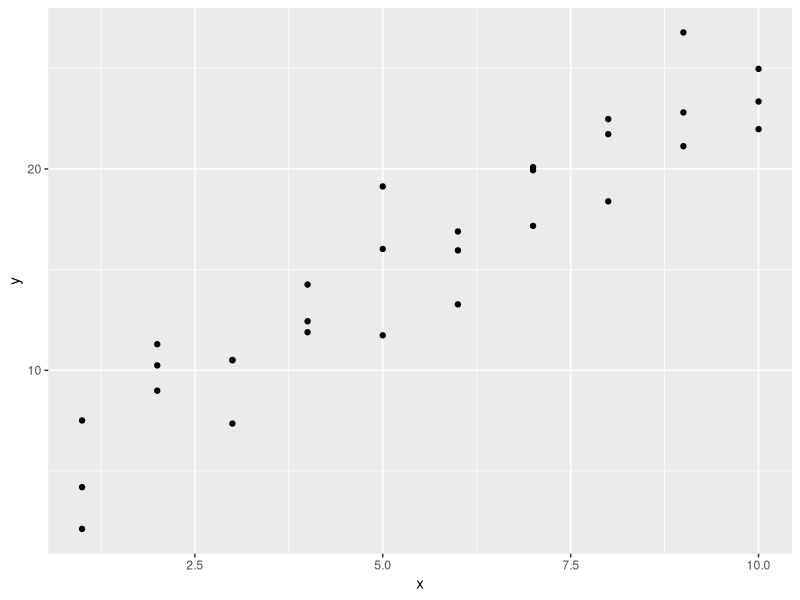
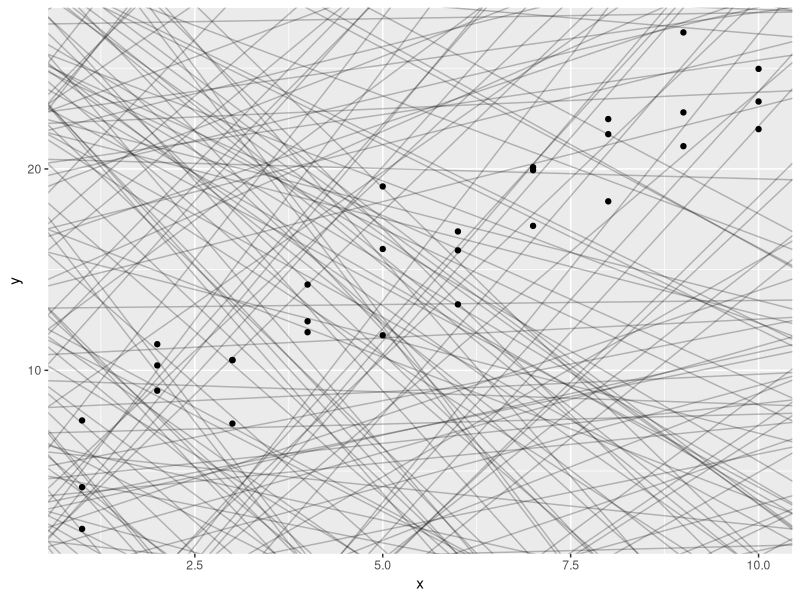
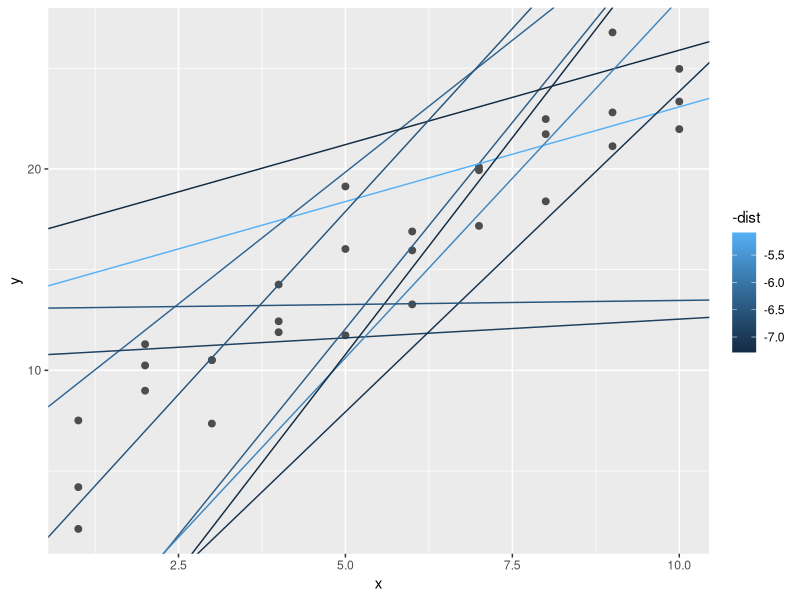
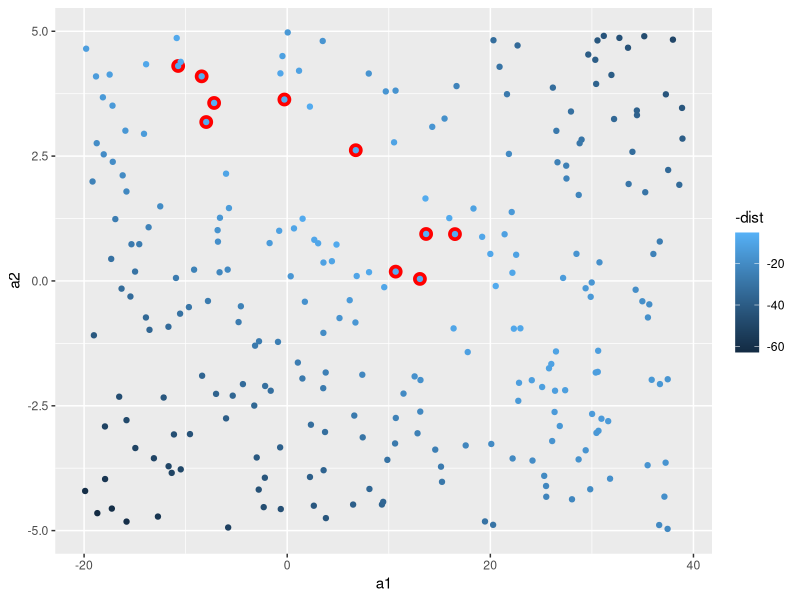
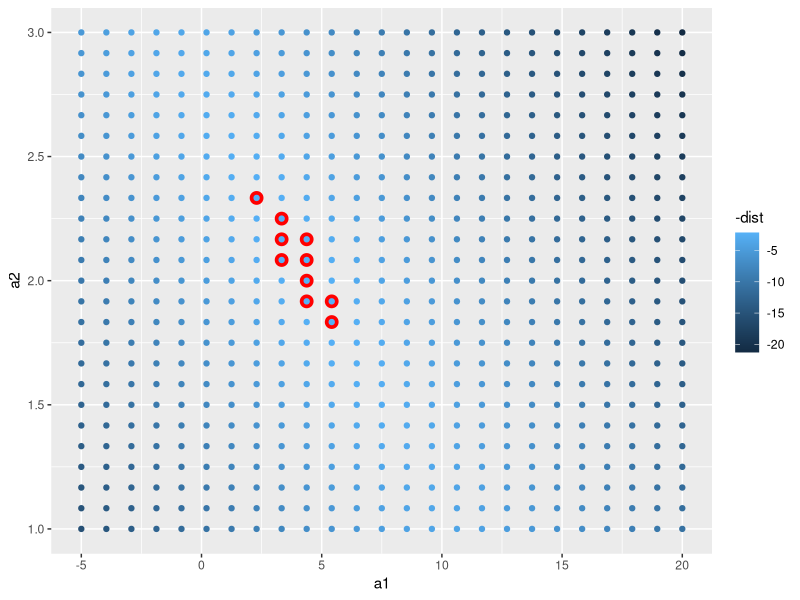
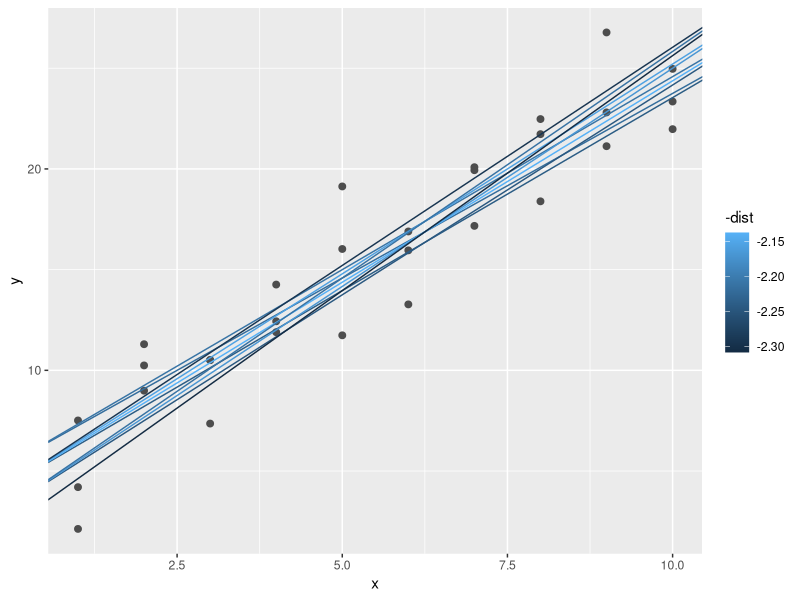

R code for these plots, in order: (Note: this script raises an error after producing the figures.)
library(tidyverse)
library(modelr)
library(purrr)

options(na.action = na.warn)

ggplot(sim1, aes(x,y)) + geom_point()

#randomly generate some models to test
models <- tibble(a1 = runif(250, -20, 40), a2 = runif(250, -5, 5))

#plot all the models generated
ggplot(sim1, aes(x, y )) +
  geom_abline(
    aes(slope = a2, intercept = a1),
    data = models, alpha = 1/4) +
  geom_point()

#create predicted values
model1 <- function(mod, data) {
  data$x * mod[2] + mod[1]
}
model1(c(7, 1.5), sim1)

#measure the distance of the actual value and predicted value
measure_distance <- function(mod, data) {
  diff <- data$y - model1(mod, data)
  sqrt(mean(diff ^ 2))
}
measure_distance(c(7, 1.5), sim1)

#calculate the distance of each observation in each model
sim1_dist <- function(a1, a2) {
  measure_distance(c(a1, a2), sim1)
}

#add the distance to the models
models <- models %>%
  mutate(dist = map2_dbl(a1, a2, sim1_dist))
models

ggplot(sim1, aes(x, y)) +
  geom_point(size = 2, color = "grey30") +
  geom_abline(
    aes(intercept = a1, slope = a2, color = -dist),
    data = filter(models, rank(dist) <= 10)
  )

ggplot(models, aes(a1, a2)) +
  geom_point(
    data = filter(models, rank(dist) <= 10),
    size = 4, color = "red"
  ) +
  geom_point(aes(color = -dist))

grid <- expand.grid(
  a1 = seq(-5, 20, length = 25),
  a2 = seq(1, 3, length = 25)
) %>%
  mutate(dist = map2_dbl(a1, a2, sim1_dist))

grid %>%
  ggplot(aes(a1, a2)) +
  geom_point(data = filter(grid, rank(dist) <= 10),
             size = 4, color = "red") +
  geom_point(aes(color = -dist))

ggplot(sim1, aes(x, y)) +
  geom_point(size = 2, color = "grey30") +
  geom_abline(aes(intercept = a1, slope = a2, color = -dist), 
              data= filter(grid, rank(dist) <= 10))

best <- optim(c(0,0), measure_distance, data = sim1)
best$par
ggplot(sim1, aes(x, y)) +
  geom_point(size = 2, coloer = "grey30") +
  geom_abline(intercept + bst$par[1], slope = best$par[2])

#modeling use lm()
sim1_mod <- lm(y ~ x, sim1)
coef(sim1_mod)
sim1_mod

sim1a <- tibble(x = rep(1:10, each = 3),
                y = x * 1.5 + 6 + rt(length(x), df = 2))
sim1a_mod <- lm(y ~ x, sim1a)
summary(sim1a_mod)
coef(sim1a_mod)

#generate the predicted values
grid <- sim1 %>%
  data_grid(x)
grid %>%
  add_predictions(sim1_mod)
add_predictions(sim1, sim1_mod)

sim_mz <- tibble(x = rep(c(1:2), 5), y = rep(c(3:7), 2), z = c(5:14))
sim_mz_mod <- lm(z ~ x*y, sim_mz)
summary(sim_mz_mod)
coef(sim_mz_mod)
add_predictions(sim_mz, sim_mz_mod)
data_grid(sim1, x, y) %>%
  add_predictions(sim1_mod)

grid <- sim1 %>%
  data_grid(x)
grid <- grid %>%
  add_predictions(sim1_mod)
grid

ggplot(sim1, aes(x)) +
  geom_point(aes(y = y)) +
  geom_line(
    aes(y = pred),
    data = grid,
    color = "red",
    size = 1
  )

#redisuals
sim1_resid <- sim1 %>%
  add_residuals(sim1_mod)
sim1_resid

#understand the spread of residulas
ggplot(sim1_resid, aes(resid)) +
  geom_freqpoly(binwidth = 0.5)

ggplot(sim1_resid, aes(x, resid)) +
  geom_ref_line(h = 0, colour = "blue", size = 1/2) + #add a reference line in te plot
  geom_point()

#use loess() to model
sim1_mod2 <- loess(y ~ x, sim1)
summary(sim1_mod2)
grid <- sim1 %>%
  data_grid(x)
grid <- grid %>%
  add_predictions(sim1_mod2)

ggplot(sim1, aes(x)) +
  geom_point(aes(y = y)) +
  geom_line(data = grid, aes(y = pred), color = "red", size = 3/2)

ggplot(sim1, aes(x, y)) +
  geom_point() +
  geom_smooth()

?gather_predictions #list the perdicted values from different models in different variables
?spread_predictions #list the predicted values from different models in the same variable but different value

?geom_ref_line

df <- tribble(
  ~y, ~x1, ~x2,
  4, 2, 5,
  5, 1, 6
)
model_matrix(df)

sim2
sim2_mod <- lm(y ~ x, data = sim2)
grid <- sim2 %>%
  data_grid(x) %>%
  add_predictions(sim2_mod)
grid
ggplot(sim2, aes(x)) +
  geom_boxplot(aes(y = y), width = (1-0.618)) +
  geom_point(data = grid, aes(y = pred), color = "red", size = 4)

sim3
ggplot(sim3, aes(x1, y)) +
  geom_point(aes(color = x2)) +
  geom_smooth(aes(color = x2))

mod1 <- lm(y ~ x1 + x2, data = sim3)
mod2 <- lm(y ~ x1 * x2, data = sim3)

grid <- sim3 %>%
  data_grid(x1, x2) %>%
  gather_predictions(mod1, mod2)
grid

ggplot(sim3, aes(x1, y, color = x2)) +
  geom_point() +
  geom_line(data = grid, aes(y = pred)) +
  facet_wrap(~ model)

sim3 <- sim3 %>%
  gather_residuals(mod1, mod2)
sim3
ggplot(sim3, aes(x1, resid, color = x2)) +
  geom_point() +
  geom_ref_line(h = 0) +
  facet_grid(model ~ x2)
ggplot(sim3, aes(resid, y = ..density.., colour = x2)) +
  geom_freqpoly(binwidth = 0.5) +
  facet_grid(model ~ x2)

sim4
mod1 <- lm(y ~ x1 + x2, data = sim4)
mod2 <- lm(y ~ x1 * x2, data = sim4)
grid <- sim4 %>%
  data_grid(
    x1 = seq_range(x1, 5),
    x2 = seq_range(x2, 5)
  ) %>%
  gather_predictions(mod1, mod2)
grid

ggplot(grid, aes(x1, x2)) +
  geom_tile(aes(fill = pred)) +
  facet_wrap(~ model)

ggplot(grid, aes(x1, pred, color = x2, group = x2)) +
  geom_line() +
  facet_wrap(~ model) +
  theme_bw()
